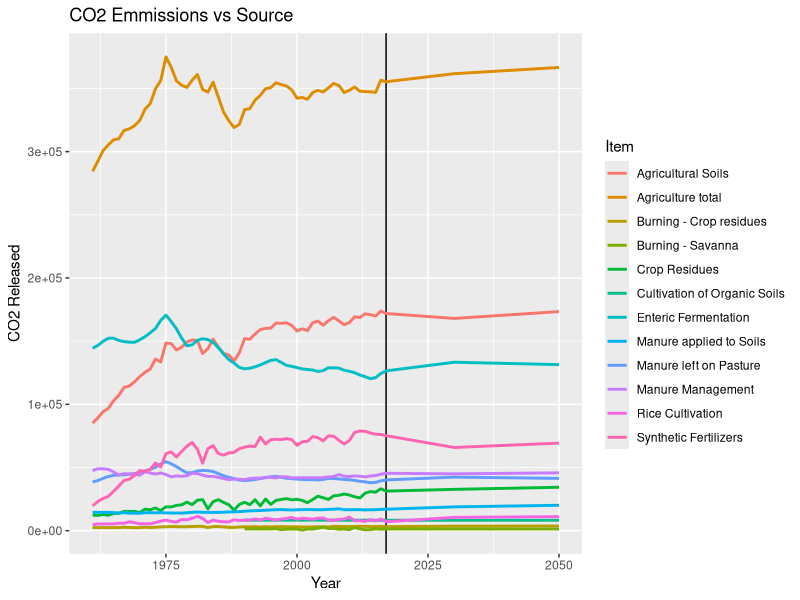
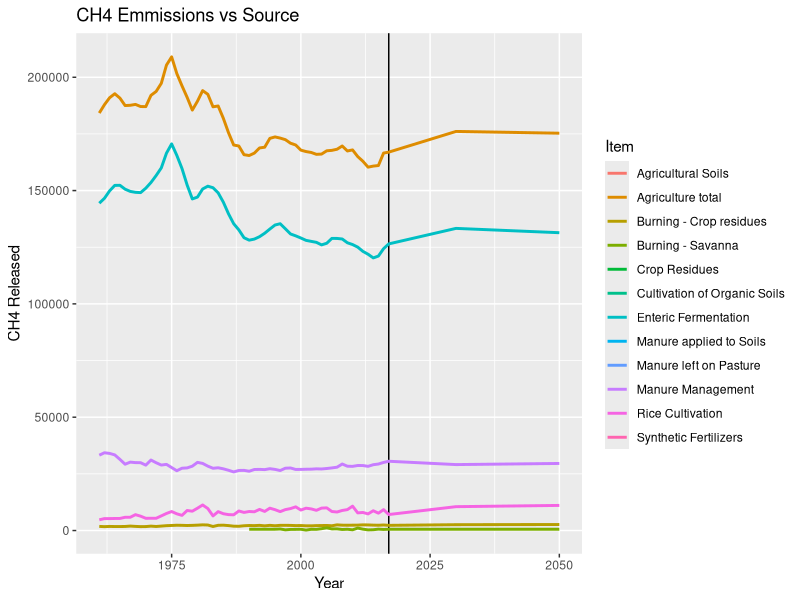
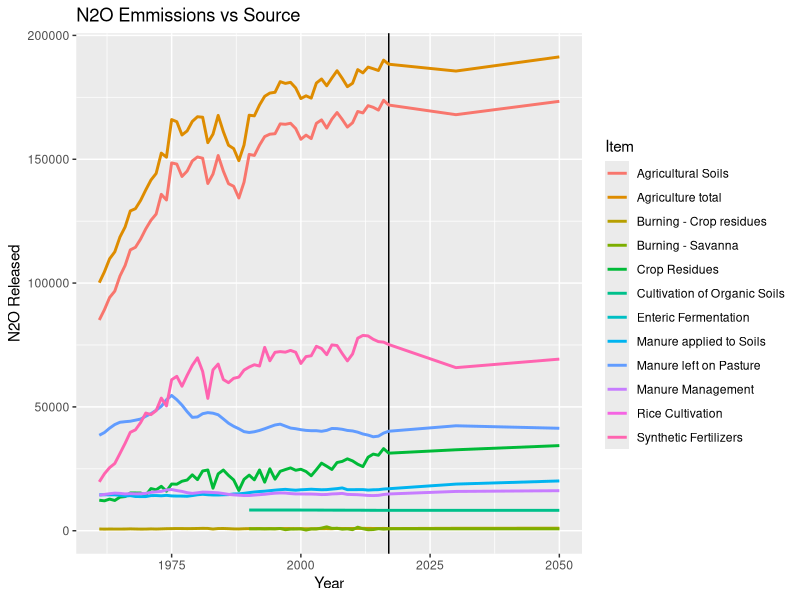

R code for these plots, in order: (Note: this script raises an error after producing the figures.)
## ---- chunk 1
knitr::opts_chunk$set(echo = TRUE)
library(tidyverse)
library(modelr)
library(broom)
## ---- chunk 2
df_crops <- read_csv("./data/processed/crops.csv")
df_livestock <- read_csv("./data/processed/livestock.csv")
df_emissions <- read_csv("./data/processed/emissions.csv")
df_all <- read_csv("./data/processed/combined.csv")
df_all_agriculture <- read_csv("./data/processed/combined_agriculture.csv")
df_all_agriculture_nona <- read_csv("./data/processed/combined_agriculture_nona.csv")
## ---- chunk 3
df_emissions

df_emissions %>% 
  # filter(Item != "Agriculture total") %>%
  # filter(Item != "Agricultural Soils") %>%
  ggplot(aes(group_by(Item),
    x = as.numeric(Year),
    y = as.numeric(CO2),
    color = Item,
    order = CO2
  )) +
  geom_vline(xintercept = 2017) +
  geom_line(size = 1) +
  labs(
    x = "Year",
    y = "CO2 Released",
    title = "CO2 Emmissions vs Source"
  )

df_emissions %>% 
  # filter(Item != "Agriculture total") %>%
  # filter(Item != "Agricultural Soils") %>%
  ggplot(aes(group_by(Item),
    x = as.numeric(Year),
    y = as.numeric(CH4),
    color = Item
  )) +
  geom_vline(xintercept = 2017) +
  geom_line(size = 1) +
  labs(
    x = "Year",
    y = "CH4 Released",
    title = "CH4 Emmissions vs Source"
  )

df_emissions %>% 
  # filter(Item != "Agriculture total") %>%
  # filter(Item != "Agricultural Soils") %>%
  ggplot(aes(group_by(Item),
    x = as.numeric(Year),
    y = as.numeric(N2O),
    color = Item
  )) +
  geom_vline(xintercept = 2017) +
  geom_line(size = 1) +
  labs(
    x = "Year",
    y = "N2O Released",
    title = "N2O Emmissions vs Source"
  )
## ---- chunk 4
fit_all <- lm(
  formula = `Agriculture total|CO2` ~ . - Year,
  data = df_all_agriculture_nona %>% filter(as.integer(Year) <= 2017)
)
df_coeff <- fit_all %>% tidy() %>% arrange(desc(estimate)) %>% tail(-1) %>% filter(estimate > 0)
df_coeff
## ---- chunk 5
df_cor <- cor(df_all_agriculture_nona, df_all_agriculture_nona %>% select(`Agriculture total|CO2`)) %>% data.frame() %>% rownames_to_column("Term") %>% rename(cor = Agriculture.total.CO2) %>% tail(-1)
df_cor
## ---- chunk 6
df_cor %>% 
  mutate(
    Term = fct_reorder(Term, cor)
  ) %>% 
  arrange(desc(abs(cor))) %>% 
  head(30) %>% 
  ggplot(aes(
      x = cor,
      y = Term
    )) +
    geom_col()
## ---- chunk 7
df_all_agriculture %>% 
  mutate(`Cherries, sour|Area harvested` = (`Cherries, sour|Area harvested` - min(`Cherries, sour|Area harvested`)) / (max(`Cherries, sour|Area harvested`) - min(`Cherries, sour|Area harvested`))) %>% 
  mutate(`Agriculture total|CO2` = (`Agriculture total|CO2` - min(`Agriculture total|CO2`)) / (max(`Agriculture total|CO2`) - min(`Agriculture total|CO2`))) %>% 
  ggplot(aes(
    x = as.numeric(Year)
  )) +
  geom_line(aes(
    y = `Cherries, sour|Area harvested`,
    color = "Sour Cherries"
  )) +
  geom_line(aes(
    y = `Agriculture total|CO2`,
    color = "Total Agriculture Emissions"
  )) +
  scale_color_manual(values = c("Sour Cherries" = "red", "Total Agriculture Emissions" = "black")) +
  labs(
    x = "Time (years)",
    y = "Normalized Metric",
    title = "Cherries Harvested vs Total Agriculture Emissions over Time (Normalized)"
  ) +
  theme(legend.position="bottom", legend.box = "horizontal")
## ---- chunk 8
df_coeff %>% 
  mutate(
    term = fct_reorder(term, estimate)
  ) %>% 
  ggplot(aes(
      x = estimate,
      y = term
    )) +
    geom_col()
